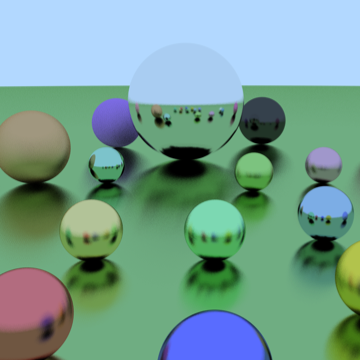
#> input picture contents/OpenCV/image/sample.png, 360 x 360 px
$ python SmoothingFilter.py
#> lines starting #> are read from the running program, lines starting #| are printed output that depends on the picture
import cv2
import numpy as np

# パスを指定
path = "../image/sample.png"

# 画像を読み込み
img = cv2.imread(path)
#> img is the input picture: shape (360, 360, 3); mean B, G, R 146.8, 158.7, 118.1

# 画像を表示
cv2.imshow('img', img)
cv2.waitKey(0)

# img が入力

# カーネルを生成
kernel = np.array([
    [-1, -1, -1],
    [-1,  9, -1],
    [-1, -1, -1]
])

copy = cv2.filter2D(img, -1, kernel)
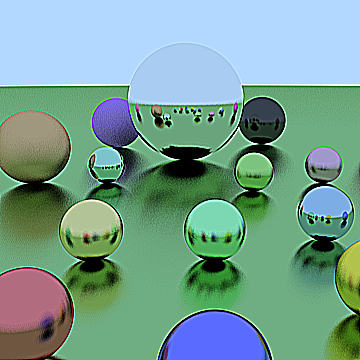
#> copy: shape (360, 360, 3); mean B, G, R 147.5, 159.8, 119.1

cv2.imshow('img2', copy)
cv2.waitKey(0)
cv2.imwrite('../image/save.png', copy)
